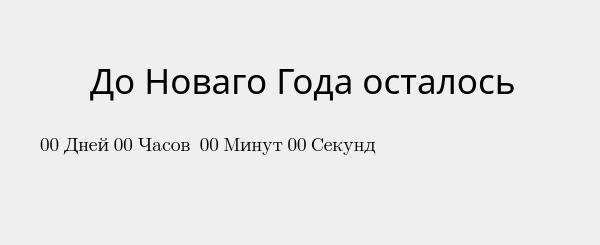
<?xml version="1.0" encoding="UTF-8"?>
<ui version="4.0">
 <class>Widget</class>
 <widget class="QWidget" name="Widget">
  <property name="geometry">
   <rect>
    <x>0</x>
    <y>0</y>
    <width>600</width>
    <height>245</height>
   </rect>
  </property>
  <property name="minimumSize">
   <size>
    <width>600</width>
    <height>245</height>
   </size>
  </property>
  <property name="maximumSize">
   <size>
    <width>600</width>
    <height>245</height>
   </size>
  </property>
  <property name="mouseTracking">
   <bool>true</bool>
  </property>
  <property name="windowTitle">
   <string>Happy New Year</string>
  </property>
  <widget class="QLabel" name="label">
   <property name="geometry">
    <rect>
     <x>90</x>
     <y>50</y>
     <width>441</width>
     <height>61</height>
    </rect>
   </property>
   <property name="font">
    <font>
     <family>Vazirmatn</family>
     <pointsize>26</pointsize>
    </font>
   </property>
   <property name="text">
    <string>До Новаго Года осталось</string>
   </property>
  </widget>
  <widget class="QLabel" name="time_HNY">
   <property name="enabled">
    <bool>true</bool>
   </property>
   <property name="geometry">
    <rect>
     <x>40</x>
     <y>110</y>
     <width>541</width>
     <height>71</height>
    </rect>
   </property>
   <property name="font">
    <font>
     <family>Noto Color Emoji</family>
     <pointsize>14</pointsize>
    </font>
   </property>
   <property name="text">
    <string>00 Дней 00 Часов  00 Минут 00 Секунд</string>
   </property>
  </widget>
  <widget class="QLabel" name="label_27">
   <property name="geometry">
    <rect>
     <x>-20</x>
     <y>0</y>
     <width>31</width>
     <height>31</height>
    </rect>
   </property>
   <property name="maximumSize">
    <size>
     <width>167</width>
     <height>167</height>
    </size>
   </property>
   <property name="text">
    <string/>
   </property>
   <property name="pixmap">
    <pixmap>free-icon-decoration-6293987.png</pixmap>
   </property>
  </widget>
  <widget class="QLabel" name="label_28">
   <property name="geometry">
    <rect>
     <x>10</x>
     <y>0</y>
     <width>31</width>
     <height>31</height>
    </rect>
   </property>
   <property name="maximumSize">
    <size>
     <width>167</width>
     <height>167</height>
    </size>
   </property>
   <property name="text">
    <string/>
   </property>
   <property name="pixmap">
    <pixmap>free-icon-decoration-6293987.png</pixmap>
   </property>
  </widget>
  <widget class="QLabel" name="label_29">
   <property name="geometry">
    <rect>
     <x>70</x>
     <y>0</y>
     <width>31</width>
     <height>31</height>
    </rect>
   </property>
   <property name="maximumSize">
    <size>
     <width>167</width>
     <height>167</height>
    </size>
   </property>
   <property name="text">
    <string/>
   </property>
   <property name="pixmap">
    <pixmap>free-icon-decoration-6293987.png</pixmap>
   </property>
  </widget>
  <widget class="QLabel" name="label_30">
   <property name="geometry">
    <rect>
     <x>40</x>
     <y>0</y>
     <width>31</width>
     <height>31</height>
    </rect>
   </property>
   <property name="maximumSize">
    <size>
     <width>167</width>
     <height>167</height>
    </size>
   </property>
   <property name="text">
    <string/>
   </property>
   <property name="pixmap">
    <pixmap>free-icon-decoration-6293987.png</pixmap>
   </property>
  </widget>
  <widget class="QLabel" name="label_31">
   <property name="geometry">
    <rect>
     <x>160</x>
     <y>0</y>
     <width>31</width>
     <height>31</height>
    </rect>
   </property>
   <property name="maximumSize">
    <size>
     <width>167</width>
     <height>167</height>
    </size>
   </property>
   <property name="text">
    <string/>
   </property>
   <property name="pixmap">
    <pixmap>free-icon-decoration-6293987.png</pixmap>
   </property>
  </widget>
  <widget class="QLabel" name="label_32">
   <property name="geometry">
    <rect>
     <x>130</x>
     <y>0</y>
     <width>31</width>
     <height>31</height>
    </rect>
   </property>
   <property name="maximumSize">
    <size>
     <width>167</width>
     <height>167</height>
    </size>
   </property>
   <property name="text">
    <string/>
   </property>
   <property name="pixmap">
    <pixmap>free-icon-decoration-6293987.png</pixmap>
   </property>
  </widget>
  <widget class="QLabel" name="label_33">
   <property name="geometry">
    <rect>
     <x>190</x>
     <y>0</y>
     <width>31</width>
     <height>31</height>
    </rect>
   </property>
   <property name="maximumSize">
    <size>
     <width>167</width>
     <height>167</height>
    </size>
   </property>
   <property name="text">
    <string/>
   </property>
   <property name="pixmap">
    <pixmap>free-icon-decoration-6293987.png</pixmap>
   </property>
  </widget>
  <widget class="QLabel" name="label_34">
   <property name="geometry">
    <rect>
     <x>100</x>
     <y>0</y>
     <width>31</width>
     <height>31</height>
    </rect>
   </property>
   <property name="maximumSize">
    <size>
     <width>167</width>
     <height>167</height>
    </size>
   </property>
   <property name="text">
    <string/>
   </property>
   <property name="pixmap">
    <pixmap>free-icon-decoration-6293987.png</pixmap>
   </property>
  </widget>
  <widget class="QLabel" name="label_35">
   <property name="geometry">
    <rect>
     <x>340</x>
     <y>0</y>
     <width>31</width>
     <height>31</height>
    </rect>
   </property>
   <property name="maximumSize">
    <size>
     <width>167</width>
     <height>167</height>
    </size>
   </property>
   <property name="text">
    <string/>
   </property>
   <property name="pixmap">
    <pixmap>free-icon-decoration-6293987.png</pixmap>
   </property>
  </widget>
  <widget class="QLabel" name="label_36">
   <property name="geometry">
    <rect>
     <x>370</x>
     <y>0</y>
     <width>31</width>
     <height>31</height>
    </rect>
   </property>
   <property name="maximumSize">
    <size>
     <width>167</width>
     <height>167</height>
    </size>
   </property>
   <property name="text">
    <string/>
   </property>
   <property name="pixmap">
    <pixmap>free-icon-decoration-6293987.png</pixmap>
   </property>
  </widget>
  <widget class="QLabel" name="label_37">
   <property name="geometry">
    <rect>
     <x>250</x>
     <y>0</y>
     <width>31</width>
     <height>31</height>
    </rect>
   </property>
   <property name="maximumSize">
    <size>
     <width>167</width>
     <height>167</height>
    </size>
   </property>
   <property name="text">
    <string/>
   </property>
   <property name="pixmap">
    <pixmap>free-icon-decoration-6293987.png</pixmap>
   </property>
  </widget>
  <widget class="QLabel" name="label_38">
   <property name="geometry">
    <rect>
     <x>400</x>
     <y>0</y>
     <width>31</width>
     <height>31</height>
    </rect>
   </property>
   <property name="maximumSize">
    <size>
     <width>167</width>
     <height>167</height>
    </size>
   </property>
   <property name="text">
    <string/>
   </property>
   <property name="pixmap">
    <pixmap>free-icon-decoration-6293987.png</pixmap>
   </property>
  </widget>
  <widget class="QLabel" name="label_39">
   <property name="geometry">
    <rect>
     <x>310</x>
     <y>0</y>
     <width>31</width>
     <height>31</height>
    </rect>
   </property>
   <property name="maximumSize">
    <size>
     <width>167</width>
     <height>167</height>
    </size>
   </property>
   <property name="text">
    <string/>
   </property>
   <property name="pixmap">
    <pixmap>free-icon-decoration-6293987.png</pixmap>
   </property>
  </widget>
  <widget class="QLabel" name="label_40">
   <property name="geometry">
    <rect>
     <x>220</x>
     <y>0</y>
     <width>31</width>
     <height>31</height>
    </rect>
   </property>
   <property name="maximumSize">
    <size>
     <width>167</width>
     <height>167</height>
    </size>
   </property>
   <property name="text">
    <string/>
   </property>
   <property name="pixmap">
    <pixmap>free-icon-decoration-6293987.png</pixmap>
   </property>
  </widget>
  <widget class="QLabel" name="label_41">
   <property name="geometry">
    <rect>
     <x>280</x>
     <y>0</y>
     <width>31</width>
     <height>31</height>
    </rect>
   </property>
   <property name="maximumSize">
    <size>
     <width>167</width>
     <height>167</height>
    </size>
   </property>
   <property name="text">
    <string/>
   </property>
   <property name="pixmap">
    <pixmap>free-icon-decoration-6293987.png</pixmap>
   </property>
  </widget>
  <widget class="QLabel" name="label_42">
   <property name="geometry">
    <rect>
     <x>430</x>
     <y>0</y>
     <width>31</width>
     <height>31</height>
    </rect>
   </property>
   <property name="maximumSize">
    <size>
     <width>167</width>
     <height>167</height>
    </size>
   </property>
   <property name="text">
    <string/>
   </property>
   <property name="pixmap">
    <pixmap>free-icon-decoration-6293987.png</pixmap>
   </property>
  </widget>
  <widget class="QLabel" name="label_43">
   <property name="geometry">
    <rect>
     <x>540</x>
     <y>0</y>
     <width>31</width>
     <height>31</height>
    </rect>
   </property>
   <property name="maximumSize">
    <size>
     <width>167</width>
     <height>167</height>
    </size>
   </property>
   <property name="text">
    <string/>
   </property>
   <property name="pixmap">
    <pixmap>free-icon-decoration-6293987.png</pixmap>
   </property>
  </widget>
  <widget class="QLabel" name="label_44">
   <property name="geometry">
    <rect>
     <x>510</x>
     <y>0</y>
     <width>31</width>
     <height>31</height>
    </rect>
   </property>
   <property name="maximumSize">
    <size>
     <width>167</width>
     <height>167</height>
    </size>
   </property>
   <property name="text">
    <string/>
   </property>
   <property name="pixmap">
    <pixmap>free-icon-decoration-6293987.png</pixmap>
   </property>
  </widget>
  <widget class="QLabel" name="label_45">
   <property name="geometry">
    <rect>
     <x>480</x>
     <y>0</y>
     <width>31</width>
     <height>31</height>
    </rect>
   </property>
   <property name="maximumSize">
    <size>
     <width>167</width>
     <height>167</height>
    </size>
   </property>
   <property name="text">
    <string/>
   </property>
   <property name="pixmap">
    <pixmap>free-icon-decoration-6293987.png</pixmap>
   </property>
  </widget>
  <widget class="QLabel" name="label_46">
   <property name="geometry">
    <rect>
     <x>570</x>
     <y>0</y>
     <width>31</width>
     <height>31</height>
    </rect>
   </property>
   <property name="maximumSize">
    <size>
     <width>167</width>
     <height>167</height>
    </size>
   </property>
   <property name="text">
    <string/>
   </property>
   <property name="pixmap">
    <pixmap>free-icon-decoration-6293987.png</pixmap>
   </property>
  </widget>
  <widget class="QLabel" name="label_47">
   <property name="geometry">
    <rect>
     <x>450</x>
     <y>0</y>
     <width>31</width>
     <height>31</height>
    </rect>
   </property>
   <property name="maximumSize">
    <size>
     <width>167</width>
     <height>167</height>
    </size>
   </property>
   <property name="text">
    <string/>
   </property>
   <property name="pixmap">
    <pixmap>free-icon-decoration-6293987.png</pixmap>
   </property>
  </widget>
  <widget class="QLabel" name="label_48">
   <property name="geometry">
    <rect>
     <x>590</x>
     <y>0</y>
     <width>31</width>
     <height>31</height>
    </rect>
   </property>
   <property name="maximumSize">
    <size>
     <width>167</width>
     <height>167</height>
    </size>
   </property>
   <property name="text">
    <string/>
   </property>
   <property name="pixmap">
    <pixmap>free-icon-decoration-6293987.png</pixmap>
   </property>
  </widget>
  <widget class="QLabel" name="label_49">
   <property name="geometry">
    <rect>
     <x>-30</x>
     <y>220</y>
     <width>31</width>
     <height>31</height>
    </rect>
   </property>
   <property name="maximumSize">
    <size>
     <width>167</width>
     <height>167</height>
    </size>
   </property>
   <property name="text">
    <string/>
   </property>
   <property name="pixmap">
    <pixmap>free-icon-decoration-6293987(2)(1).png</pixmap>
   </property>
  </widget>
  <widget class="QLabel" name="label_50">
   <property name="geometry">
    <rect>
     <x>-10</x>
     <y>220</y>
     <width>31</width>
     <height>31</height>
    </rect>
   </property>
   <property name="maximumSize">
    <size>
     <width>167</width>
     <height>167</height>
    </size>
   </property>
   <property name="text">
    <string/>
   </property>
   <property name="pixmap">
    <pixmap>free-icon-decoration-6293987(2)(1).png</pixmap>
   </property>
  </widget>
  <widget class="QLabel" name="label_51">
   <property name="geometry">
    <rect>
     <x>50</x>
     <y>220</y>
     <width>31</width>
     <height>31</height>
    </rect>
   </property>
   <property name="maximumSize">
    <size>
     <width>167</width>
     <height>167</height>
    </size>
   </property>
   <property name="text">
    <string/>
   </property>
   <property name="pixmap">
    <pixmap>free-icon-decoration-6293987(2)(1).png</pixmap>
   </property>
  </widget>
  <widget class="QLabel" name="label_52">
   <property name="geometry">
    <rect>
     <x>20</x>
     <y>220</y>
     <width>31</width>
     <height>31</height>
    </rect>
   </property>
   <property name="maximumSize">
    <size>
     <width>167</width>
     <height>167</height>
    </size>
   </property>
   <property name="text">
    <string/>
   </property>
   <property name="pixmap">
    <pixmap>free-icon-decoration-6293987(2)(1).png</pixmap>
   </property>
  </widget>
  <widget class="QLabel" name="label_53">
   <property name="geometry">
    <rect>
     <x>140</x>
     <y>220</y>
     <width>31</width>
     <height>31</height>
    </rect>
   </property>
   <property name="maximumSize">
    <size>
     <width>167</width>
     <height>167</height>
    </size>
   </property>
   <property name="text">
    <string/>
   </property>
   <property name="pixmap">
    <pixmap>free-icon-decoration-6293987(2)(1).png</pixmap>
   </property>
  </widget>
  <widget class="QLabel" name="label_54">
   <property name="geometry">
    <rect>
     <x>110</x>
     <y>220</y>
     <width>31</width>
     <height>31</height>
    </rect>
   </property>
   <property name="maximumSize">
    <size>
     <width>167</width>
     <height>167</height>
    </size>
   </property>
   <property name="text">
    <string/>
   </property>
   <property name="pixmap">
    <pixmap>free-icon-decoration-6293987(2)(1).png</pixmap>
   </property>
  </widget>
  <widget class="QLabel" name="label_55">
   <property name="geometry">
    <rect>
     <x>80</x>
     <y>220</y>
     <width>31</width>
     <height>31</height>
    </rect>
   </property>
   <property name="maximumSize">
    <size>
     <width>167</width>
     <height>167</height>
    </size>
   </property>
   <property name="text">
    <string/>
   </property>
   <property name="pixmap">
    <pixmap>free-icon-decoration-6293987(2)(1).png</pixmap>
   </property>
  </widget>
  <widget class="QLabel" name="label_56">
   <property name="geometry">
    <rect>
     <x>170</x>
     <y>220</y>
     <width>31</width>
     <height>31</height>
    </rect>
   </property>
   <property name="maximumSize">
    <size>
     <width>167</width>
     <height>167</height>
    </size>
   </property>
   <property name="text">
    <string/>
   </property>
   <property name="pixmap">
    <pixmap>free-icon-decoration-6293987(2)(1).png</pixmap>
   </property>
  </widget>
  <widget class="QLabel" name="label_57">
   <property name="geometry">
    <rect>
     <x>350</x>
     <y>220</y>
     <width>31</width>
     <height>31</height>
    </rect>
   </property>
   <property name="maximumSize">
    <size>
     <width>167</width>
     <height>167</height>
    </size>
   </property>
   <property name="text">
    <string/>
   </property>
   <property name="pixmap">
    <pixmap>free-icon-decoration-6293987(2)(1).png</pixmap>
   </property>
  </widget>
  <widget class="QLabel" name="label_58">
   <property name="geometry">
    <rect>
     <x>230</x>
     <y>220</y>
     <width>31</width>
     <height>31</height>
    </rect>
   </property>
   <property name="maximumSize">
    <size>
     <width>167</width>
     <height>167</height>
    </size>
   </property>
   <property name="text">
    <string/>
   </property>
   <property name="pixmap">
    <pixmap>free-icon-decoration-6293987(2)(1).png</pixmap>
   </property>
  </widget>
  <widget class="QLabel" name="label_59">
   <property name="geometry">
    <rect>
     <x>200</x>
     <y>220</y>
     <width>31</width>
     <height>31</height>
    </rect>
   </property>
   <property name="maximumSize">
    <size>
     <width>167</width>
     <height>167</height>
    </size>
   </property>
   <property name="text">
    <string/>
   </property>
   <property name="pixmap">
    <pixmap>free-icon-decoration-6293987(2)(1).png</pixmap>
   </property>
  </widget>
  <widget class="QLabel" name="label_60">
   <property name="geometry">
    <rect>
     <x>410</x>
     <y>220</y>
     <width>31</width>
     <height>31</height>
    </rect>
   </property>
   <property name="maximumSize">
    <size>
     <width>167</width>
     <height>167</height>
    </size>
   </property>
   <property name="text">
    <string/>
   </property>
   <property name="pixmap">
    <pixmap>free-icon-decoration-6293987(2)(1).png</pixmap>
   </property>
  </widget>
  <widget class="QLabel" name="label_61">
   <property name="geometry">
    <rect>
     <x>380</x>
     <y>220</y>
     <width>31</width>
     <height>31</height>
    </rect>
   </property>
   <property name="maximumSize">
    <size>
     <width>167</width>
     <height>167</height>
    </size>
   </property>
   <property name="text">
    <string/>
   </property>
   <property name="pixmap">
    <pixmap>free-icon-decoration-6293987(2)(1).png</pixmap>
   </property>
  </widget>
  <widget class="QLabel" name="label_62">
   <property name="geometry">
    <rect>
     <x>290</x>
     <y>220</y>
     <width>31</width>
     <height>31</height>
    </rect>
   </property>
   <property name="maximumSize">
    <size>
     <width>167</width>
     <height>167</height>
    </size>
   </property>
   <property name="text">
    <string/>
   </property>
   <property name="pixmap">
    <pixmap>free-icon-decoration-6293987(2)(1).png</pixmap>
   </property>
  </widget>
  <widget class="QLabel" name="label_63">
   <property name="geometry">
    <rect>
     <x>260</x>
     <y>220</y>
     <width>31</width>
     <height>31</height>
    </rect>
   </property>
   <property name="maximumSize">
    <size>
     <width>167</width>
     <height>167</height>
    </size>
   </property>
   <property name="text">
    <string/>
   </property>
   <property name="pixmap">
    <pixmap>free-icon-decoration-6293987(2)(1).png</pixmap>
   </property>
  </widget>
  <widget class="QLabel" name="label_64">
   <property name="geometry">
    <rect>
     <x>320</x>
     <y>220</y>
     <width>31</width>
     <height>31</height>
    </rect>
   </property>
   <property name="maximumSize">
    <size>
     <width>167</width>
     <height>167</height>
    </size>
   </property>
   <property name="text">
    <string/>
   </property>
   <property name="pixmap">
    <pixmap>free-icon-decoration-6293987(2)(1).png</pixmap>
   </property>
  </widget>
  <widget class="QLabel" name="label_65">
   <property name="geometry">
    <rect>
     <x>520</x>
     <y>220</y>
     <width>31</width>
     <height>31</height>
    </rect>
   </property>
   <property name="maximumSize">
    <size>
     <width>167</width>
     <height>167</height>
    </size>
   </property>
   <property name="text">
    <string/>
   </property>
   <property name="pixmap">
    <pixmap>free-icon-decoration-6293987(2)(1).png</pixmap>
   </property>
  </widget>
  <widget class="QLabel" name="label_66">
   <property name="geometry">
    <rect>
     <x>460</x>
     <y>220</y>
     <width>31</width>
     <height>31</height>
    </rect>
   </property>
   <property name="maximumSize">
    <size>
     <width>167</width>
     <height>167</height>
    </size>
   </property>
   <property name="text">
    <string/>
   </property>
   <property name="pixmap">
    <pixmap>free-icon-decoration-6293987(2)(1).png</pixmap>
   </property>
  </widget>
  <widget class="QLabel" name="label_67">
   <property name="geometry">
    <rect>
     <x>550</x>
     <y>220</y>
     <width>31</width>
     <height>31</height>
    </rect>
   </property>
   <property name="maximumSize">
    <size>
     <width>167</width>
     <height>167</height>
    </size>
   </property>
   <property name="text">
    <string/>
   </property>
   <property name="pixmap">
    <pixmap>free-icon-decoration-6293987(2)(1).png</pixmap>
   </property>
  </widget>
  <widget class="QLabel" name="label_68">
   <property name="geometry">
    <rect>
     <x>490</x>
     <y>220</y>
     <width>31</width>
     <height>31</height>
    </rect>
   </property>
   <property name="maximumSize">
    <size>
     <width>167</width>
     <height>167</height>
    </size>
   </property>
   <property name="text">
    <string/>
   </property>
   <property name="pixmap">
    <pixmap>free-icon-decoration-6293987(2)(1).png</pixmap>
   </property>
  </widget>
  <widget class="QLabel" name="label_69">
   <property name="geometry">
    <rect>
     <x>610</x>
     <y>220</y>
     <width>31</width>
     <height>31</height>
    </rect>
   </property>
   <property name="maximumSize">
    <size>
     <width>167</width>
     <height>167</height>
    </size>
   </property>
   <property name="text">
    <string/>
   </property>
   <property name="pixmap">
    <pixmap>free-icon-decoration-6293987(2)(1).png</pixmap>
   </property>
  </widget>
  <widget class="QLabel" name="label_71">
   <property name="geometry">
    <rect>
     <x>580</x>
     <y>220</y>
     <width>31</width>
     <height>31</height>
    </rect>
   </property>
   <property name="maximumSize">
    <size>
     <width>167</width>
     <height>167</height>
    </size>
   </property>
   <property name="text">
    <string/>
   </property>
   <property name="pixmap">
    <pixmap>free-icon-decoration-6293987(2)(1).png</pixmap>
   </property>
  </widget>
  <widget class="QLabel" name="label_72">
   <property name="geometry">
    <rect>
     <x>440</x>
     <y>220</y>
     <width>31</width>
     <height>31</height>
    </rect>
   </property>
   <property name="maximumSize">
    <size>
     <width>167</width>
     <height>167</height>
    </size>
   </property>
   <property name="text">
    <string/>
   </property>
   <property name="pixmap">
    <pixmap>free-icon-decoration-6293987(2)(1).png</pixmap>
   </property>
  </widget>
 </widget>
 <resources/>
 <connections/>
</ui>
